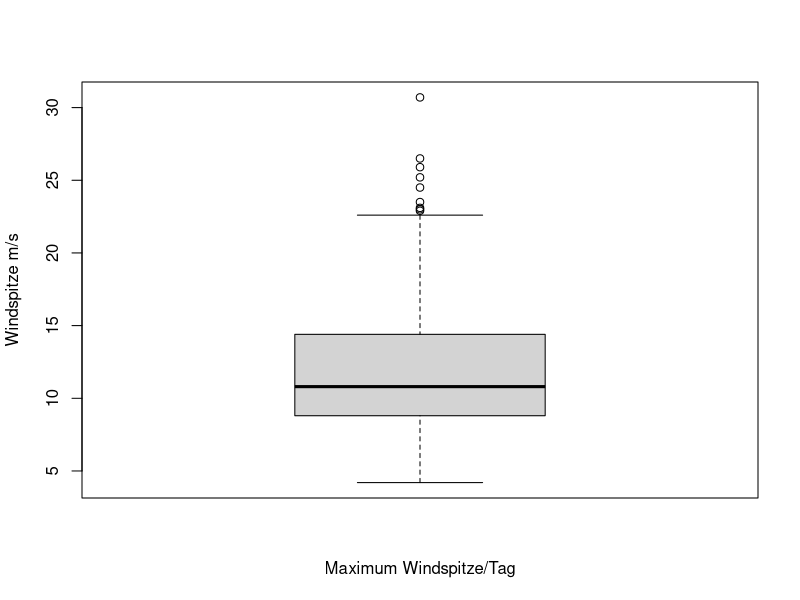
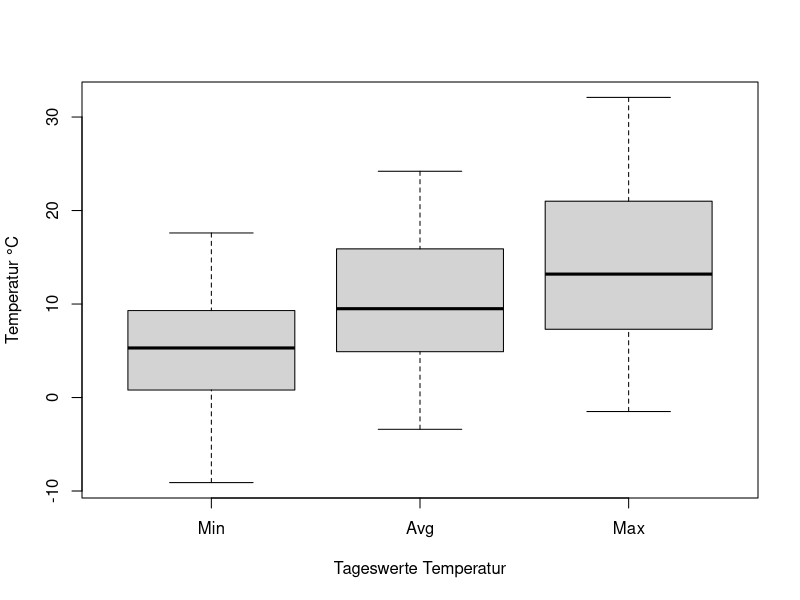
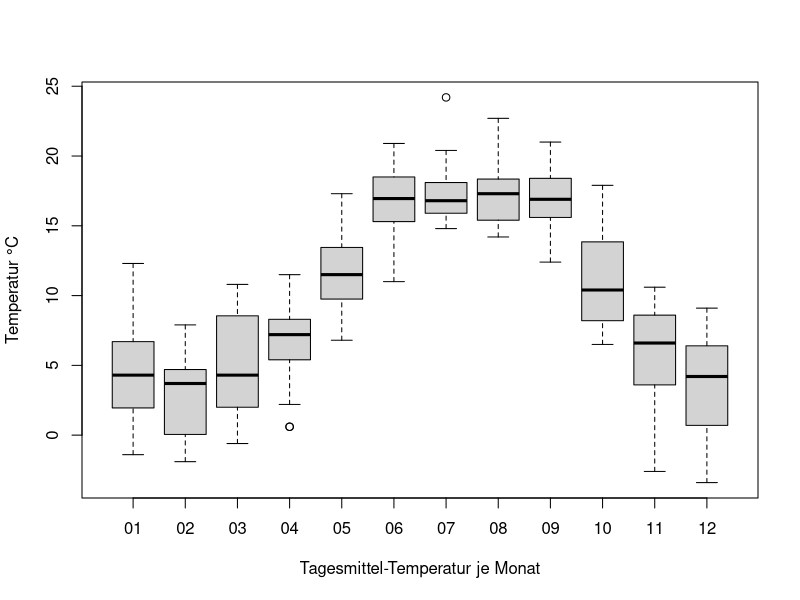
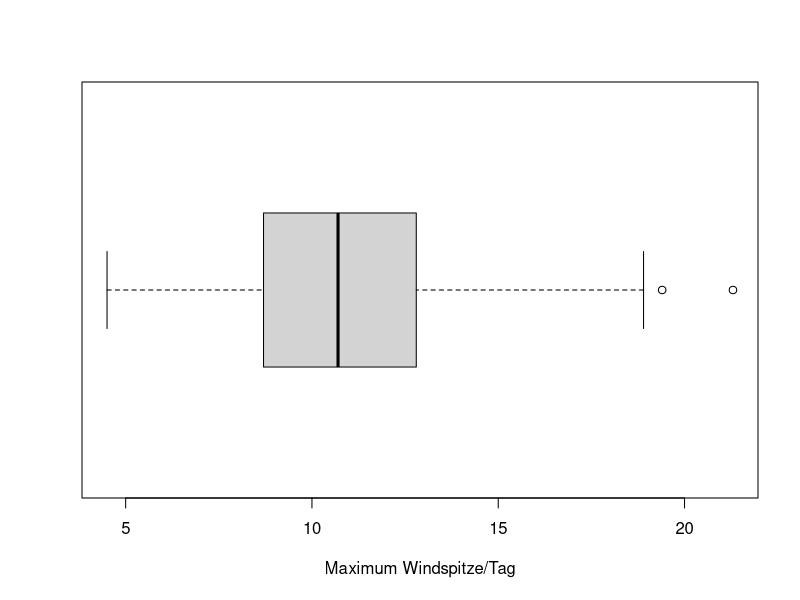
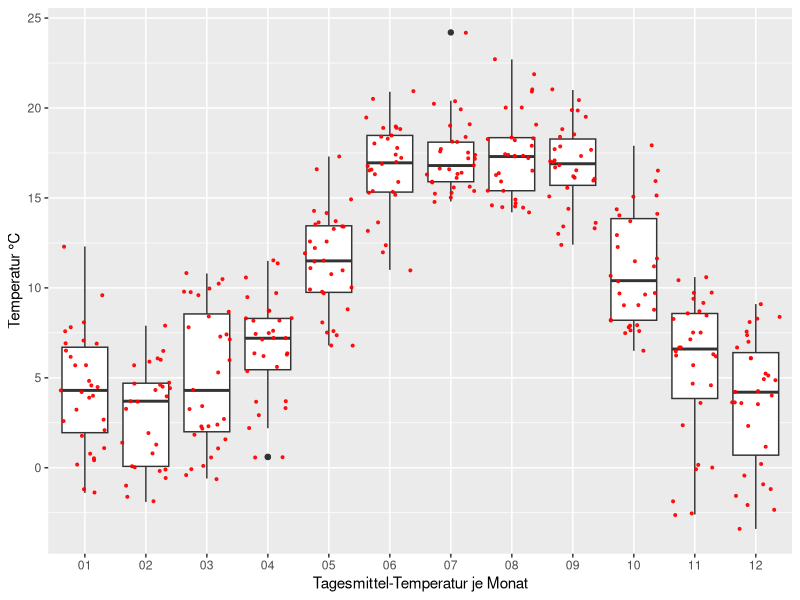
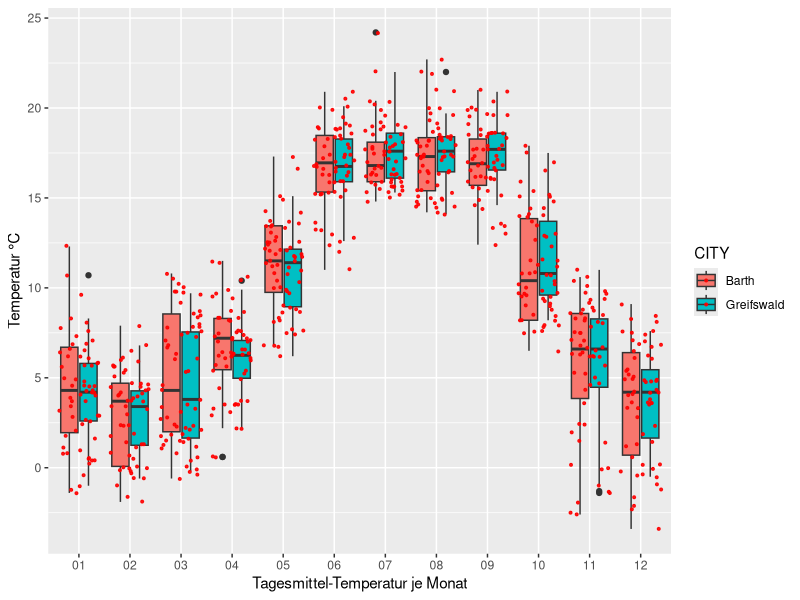
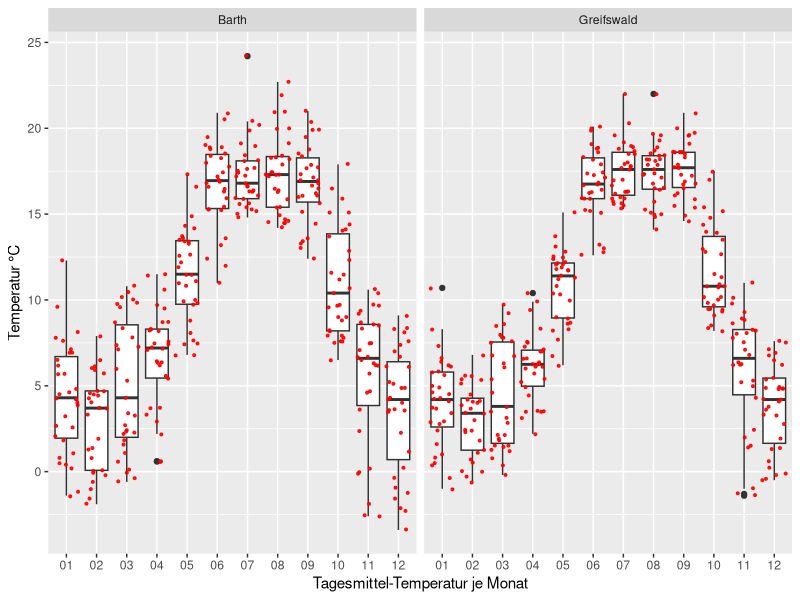

Generate these figures, in order, with R:
# Hochschule Stralsund
# DSKIM1110 Statistische Grundlagen von Machine-Learning
# SoSe 2025
# 
# Eingereicht bei:
# Prof. Dr. G. Szepannek
# Fakultät für Wirtschaft
# 
# Eingereicht  durch:
# Muhterem Firatli
# Christian Delfs

# Boxplot

# Die Verwendung des Boxplot wird im Folgenden unter Verwendung von Wetterdaten 
# für die Station Barth und das Jahr 2023 demonstriert.
# 
# Es wird die R Standard Boxplot-Funktion sowie das Paket ggplot2 für die 
# Erstellung der Grafiken verwendet. 

# Daten

# DWD - Wetterdaten

# https://opendata.dwd.de/climate_environment/CDC/observations_germany/climate/daily/kl/historical/

# ID, Station-Name, URL
# 00183, Greifswald, https://opendata.dwd.de/climate_environment/CDC/observations_germany/climate/daily/kl/historical/tageswerte_KL_00298_19470101_20231231_hist.zip
# 00298, Barth, https://opendata.dwd.de/climate_environment/CDC/observations_germany/climate/daily/kl/historical/tageswerte_KL_00298_19470101_20231231_hist.zip

# Parameter-Beschreibung: ./tageswerte_KL_00298_19470101_20231231_hist/Metadaten_Parameter_klima_tag_00298.txt
# TMK;Tagesmittel der Temperatur °C
# TNK;Tagesminimum der Lufttemperatur in 2m Hoehe °C
# TXK;Tagesmaximum der Lufttemperatur in 2m Höhe °C
# FM;Tagesmittel der Windgeschwindigkeit m/s
# FX;Maximum der Windspitze m/s
# NM;Tagesmittel des Bedeckungsgrades
# RSK;tgl. Niederschlagshoehe mm
# SDK;Sonnenscheindauer Tagessumme Stunde

# Daten einlesen

w_barth <- read.table("./tageswerte_KL_00298_19470101_20231231_hist/produkt_klima_tag_19470101_20231231_00298.txt", sep = ";", header = T)
w_greifswald <- read.table("./tageswerte_KL_00183_19470101_20231231_hist/produkt_klima_tag_19470101_20231231_00183.txt", sep = ";", header = T)

# Information über Variablen
str(w_barth)

# Statistische Kennzahlen zu Werten
summary(w_barth)

# Sämtliche Merkmale enthalten zu einen geringen Teil den Wert "-999". 
# Betroffene Beobachtungen werden entfernt.

# Spalte CITY hinzufügen (Gruppierungsmerkmal)
w_barth$CITY <- 'Barth'
w_greifswald$CITY <- 'Greifswald'

# Monat aus MESS_DATUM extrahieren und als Factor zu neuer Spalte hinzufügen
# 1. MESS_DATUM von integer in character umwandeln
# 2. Substring Zeichen 5 und 6
# 3. Typ von character in factor umwandeln
# 4. Neue Spalte (Monat) mit factor erzeugen
w_barth$MONTH <- as.factor(substring(as.character(w_barth$MESS_DATUM), first = 5, last = 6))
w_greifswald$MONTH <- as.factor(substring(as.character(w_greifswald$MESS_DATUM), first = 5, last = 6))

# Daten für Jahr 2023 und Station Barth selektieren
w_2023 <- w_barth[which(w_barth$MESS_DATUM >= 20230101 & w_barth$MESS_DATUM <= 20231231), ]

# Daten für Barth und Greifswald vereinen
w_2023_complete <- rbind(w_2023,w_greifswald[which(w_greifswald$MESS_DATUM >= 20230101 & w_greifswald$MESS_DATUM <= 20231231), ])

# Maximum der Windspitze (FX) selektieren und fehlende Werte (-999) ausschließen
w_2023_fx <- w_2023[which(w_2023$FX >= 0.0), ]$FX

# Anwendung

# 1. Eine numerische Variable

# Maximum der Windspitze pro Tag für das Jahr 2023

# R Standard Boxplot-Funktion

graphics::boxplot(w_2023_fx,
        #notch=T,
        #outline=F,
        #horizontal=T,
        xlab='Maximum Windspitze/Tag',
        ylab='Windspitze m/s')#Maximum der Windspitze m/s

# 2. Mehrere numerische Variablen

# Minimum, Mittel und Maximum der Tages-Temperatur für das Jahr 2023

boxplot(w_2023$TNK, w_2023$TMK, w_2023$TXK, 
        names=c('Min', 'Avg', 'Max'), 
        xlab='Tageswerte Temperatur',
        ylab='Temperatur °C')

# 3. Ein oder mehrere kategoriale+numerische variablen und Zeitreihen

# Tagesmittel-Temperatur gruppiert nach Monat (ordinal, kategorial) für das Jahr 2023

boxplot(formula=TMK~MONTH, 
        data=w_2023, 
        xlab='Tagesmittel-Temperatur je Monat', 
        ylab='Temperatur °C')

###

# Beispiel-Rechnung

# Maximum der Windspitze November 2023
w_2023_11_fx <- w_2023[which(w_2023$FX >= 0.0 & w_2023$MESS_DATUM >= 20231101 & w_2023$MESS_DATUM <= 20231130), ]$FX

#w_2023_11_fx
#w_2023_11_fx[order(w_2023_11_fx)]

boxplot(w_2023_11_fx,
        horizontal=T,
        xlab='Maximum Windspitze/Tag')

range(w_2023_11_fx)

# Min, Max
# 4.5, 21.3

# Das Minimum der Werte liegt bei 4.5 und das Maximum bei 21.3.

quantile(w_2023_11_fx)

#    0%    25%    50%    75%   100% 
# 4.500  8.725 10.700 12.725 21.300

# Der Median beträgt 10.7 und das 25% und 75% Quantil haben die Werte 8.725 und
# 12.725

#boxplot(w_2023_11_fx, plot=F)
boxplot.stats(w_2023_11_fx)

# $stats
# 4.5  8.7 10.7 12.8 18.9

# Wie hier bereits zu sehen ist, entspricht der obere Whisker nicht dem Maximum.

# Inter-Quantile-Range
# Q3 - Q1
#12.8 - 8.7 = 4.1

# unterer Whisker/Minimum
# Q1 - 1.5 * IQR
#8.7 - 1.5 * 4.1 = 2.55 -> Minimum 4.5 = unterer Whisker

# Da der berechnete Wert von 2.55 für den unteren Whisker kleiner als das 
# Minimum von 4.5 ist, sind unterer Whisker und Minimum damit gleich.

# oberer Whisker/Maximum
# Q3 + 1.5 * IQR
#12.8 + 1.5 * 4.1 = 18.95 -> oberer Whisker, Maximum 21.3, Outlier > 18.95

# Der berechnete Wert von 18.95 für den oberen Whisker ist kleiner als das 
# Maximum mit 21.3. Oberer Whisker und Maximum sind hier nicht gleich und 
# Punkte oberhalb von 18.95 stellen mögliche Ausreißer dar.

###

# ggplot2

#install.packages('ggplot2')

library(ggplot2)

# Tagesmittel-Temperatur gruppiert nach Monat (ordinal, diskret/kategorial) für das Jahr 2023
# Verwendung Jitter

ggplot(w_2023, aes(x=MONTH, y=TMK)) + 
  geom_boxplot() + 
  geom_jitter(color="red", size=0.7, alpha=0.9) + 
  xlab("Tagesmittel-Temperatur je Monat") + 
  ylab("Temperatur °C")

# Tagesmittel-Temperatur gruppiert nach Monat (ordinal, kategorial) und CITY für das Jahr 2023

ggplot(w_2023_complete, aes(x=MONTH, y=TMK, fill=CITY)) + 
  geom_boxplot() + 
  geom_jitter(color="red", size=0.7, alpha=0.9) + 
  xlab("Tagesmittel-Temperatur je Monat") + 
  ylab("Temperatur °C")

# Facet
# Tagesmittel-Temperatur gruppiert nach MONTH (ordinal, kategorial) und als Facet=CITY für das Jahr 2023

ggplot(w_2023_complete, aes(x=MONTH, y=TMK)) + 
  geom_boxplot() + 
  facet_wrap(~CITY) + #, scale="free"
  geom_jitter(color="red", size=0.7, alpha=0.9) + 
  xlab("Tagesmittel-Temperatur je Monat") + 
  ylab("Temperatur °C")

# grouping

# ggplot(w_2023, aes(x=NM, y=TMK)) +#, fill=name
#   geom_boxplot(aes(group=cut_width(NM, 3.0))) + #, notch = TRUE
#   geom_jitter(color="black", size=0.4, alpha=0.9) +
#   ggtitle("") +
#   xlab("Maximum Windspitze m/s") +
#   ylab("Temperatur °C")

# marginal boxplot

# #install.packages('ggExtra')
# library('ggExtra')
# 
# p <- ggplot(w_2023[which(w_2023$FX >= 0.0 & w_2023$SDK >= 0.0), ], aes(x=FX, y=TXK, color=MONTH, size=SDK)) +
#   geom_point() +
#   scale_colour_brewer(palette = "Paired") + 
#   xlab("Maximum Windspitze m/s") +
#   ylab("Temperatur °C")
# 
# ggMarginal(p, type="boxplot")

